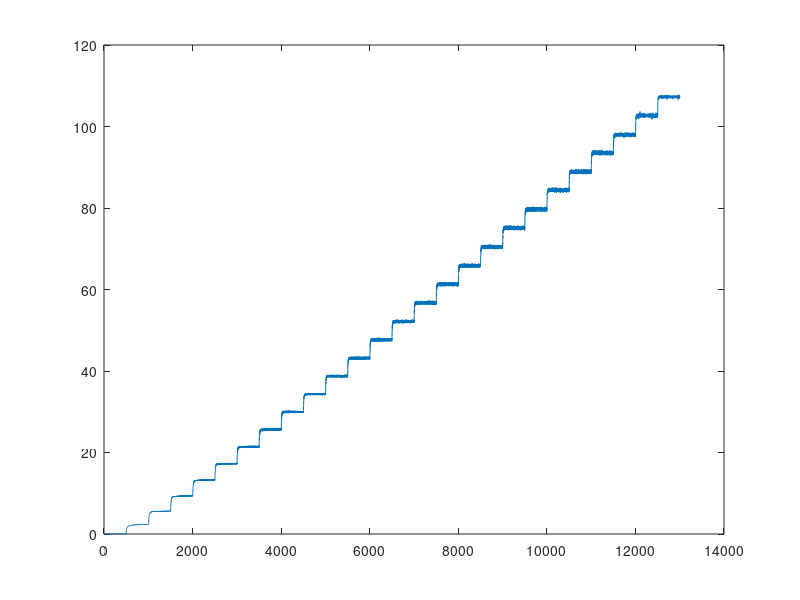

Write MATLAB code to recreate this figure.
%% Open a file and plot

a = csvread('data/fig_f_1_avg_10.csv');
x = linspace(1, 13000, 13000);
%plot(x, a);

b = mean(a);
plot(x, b);

%% Perform a linear regression

%p = polyfit(x, b, 1);
%hold on;
%y = p(1)*x + p(2);
%plot(x, y);